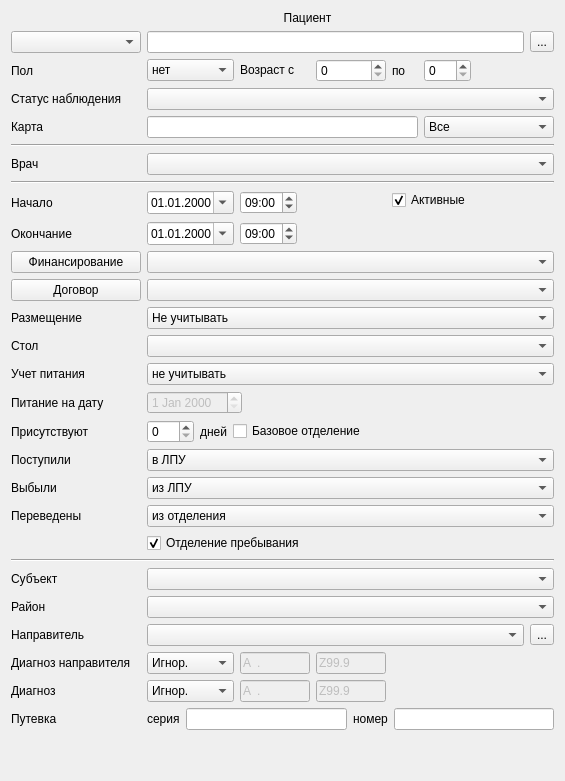
          <widget class="QWidget" name="tabFilterAllParams">
           <attribute name="title">
            <string>Общие параметры</string>
           </attribute>
           <layout class="QGridLayout" name="gridLayout_6">
            <item row="2" column="6">
             <widget class="QSpinBox" name="spbAgeFor">
              <property name="maximum">
               <number>150</number>
              </property>
             </widget>
            </item>
            <item row="13" column="0" colspan="3">
             <widget class="QLabel" name="lblLocationClient">
              <property name="text">
               <string>Размещение</string>
              </property>
             </widget>
            </item>
            <item row="15" column="0" colspan="2">
             <widget class="QLabel" name="lblFeed">
              <property name="text">
               <string>Учет питания</string>
              </property>
             </widget>
            </item>
            <item row="21" column="3" colspan="14">
             <widget class="QCheckBox" name="chkStayOrgStructure">
              <property name="text">
               <string>Отделение пребывания</string>
              </property>
              <property name="checked">
               <bool>true</bool>
              </property>
             </widget>
            </item>
            <item row="4" column="0" colspan="2">
             <widget class="QLabel" name="lblFilterEventId">
              <property name="text">
               <string>Карта</string>
              </property>
             </widget>
            </item>
            <item row="23" column="3" colspan="14">
             <widget class="CKLADRComboBox" name="cmbSrcCity"/>
            </item>
            <item row="5" column="0" colspan="17">
             <widget class="Line" name="line">
              <property name="orientation">
               <enum>Qt::Horizontal</enum>
              </property>
             </widget>
            </item>
            <item row="6" column="0" colspan="2">
             <widget class="QLabel" name="lblPerson">
              <property name="text">
               <string>Врач</string>
              </property>
             </widget>
            </item>
            <item row="3" column="0" colspan="3">
             <widget class="QLabel" name="lblStatusObservation">
              <property name="text">
               <string>Статус наблюдения</string>
              </property>
             </widget>
            </item>
            <item row="11" column="0" colspan="3">
             <widget class="QPushButton" name="btnFinance">
              <property name="text">
               <string>Финансирование</string>
              </property>
              <property name="checked">
               <bool>false</bool>
              </property>
             </widget>
            </item>
            <item row="28" column="0" colspan="2">
             <widget class="QLabel" name="lblMKB">
              <property name="text">
               <string>Диагноз</string>
              </property>
             </widget>
            </item>
            <item row="23" column="0" colspan="2">
             <widget class="QLabel" name="lblSrcCity">
              <property name="text">
               <string>Субъект</string>
              </property>
             </widget>
            </item>
            <item row="30" column="15" colspan="2">
             <spacer name="verticalSpacer_3">
              <property name="orientation">
               <enum>Qt::Vertical</enum>
              </property>
              <property name="sizeHint" stdset="0">
               <size>
                <width>20</width>
                <height>40</height>
               </size>
              </property>
             </spacer>
            </item>
            <item row="29" column="0" colspan="2">
             <widget class="QLabel" name="lblVoucher">
              <property name="text">
               <string>Путевка</string>
              </property>
             </widget>
            </item>
            <item row="25" column="0" colspan="3">
             <widget class="QLabel" name="lblSrcOrg">
              <property name="text">
               <string>Направитель</string>
              </property>
             </widget>
            </item>
            <item row="24" column="0" colspan="2">
             <widget class="QLabel" name="lblSrcRegion">
              <property name="text">
               <string>Район</string>
              </property>
             </widget>
            </item>
            <item row="18" column="0" colspan="2">
             <widget class="QLabel" name="lblReceived">
              <property name="text">
               <string>Поступили</string>
              </property>
             </widget>
            </item>
            <item row="17" column="3" colspan="14">
             <layout class="QHBoxLayout" name="horizontalLayout_7">
              <item>
               <widget class="QSpinBox" name="edtPresenceDayValue">
                <property name="maximum">
                 <number>999</number>
                </property>
               </widget>
              </item>
              <item>
               <widget class="QLabel" name="lblDay">
                <property name="text">
                 <string>дней</string>
                </property>
               </widget>
              </item>
              <item>
               <widget class="QCheckBox" name="chkDefaultOrgStructure">
                <property name="text">
                 <string>Базовое отделение</string>
                </property>
               </widget>
              </item>
              <item>
               <spacer name="horizontalSpacer_2">
                <property name="orientation">
                 <enum>Qt::Horizontal</enum>
                </property>
                <property name="sizeHint" stdset="0">
                 <size>
                  <width>40</width>
                  <height>20</height>
                 </size>
                </property>
               </spacer>
              </item>
             </layout>
            </item>
            <item row="20" column="3" colspan="14">
             <widget class="QComboBox" name="cmbTransfer">
              <item>
               <property name="text">
                <string>из отделения</string>
               </property>
              </item>
              <item>
               <property name="text">
                <string>в отделение</string>
               </property>
              </item>
             </widget>
            </item>
            <item row="19" column="3" colspan="14">
             <widget class="QComboBox" name="cmbLeaved">
              <item>
               <property name="text">
                <string>из ЛПУ</string>
               </property>
              </item>
              <item>
               <property name="text">
                <string>без выписки</string>
               </property>
              </item>
              <item>
               <property name="text">
                <string>из отделений</string>
               </property>
              </item>
              <item>
               <property name="text">
                <string>после госпитализации</string>
               </property>
              </item>
              <item>
               <property name="text">
                <string>без госпитализации</string>
               </property>
              </item>
             </widget>
            </item>
            <item row="18" column="3" colspan="14">
             <widget class="QComboBox" name="cmbReceived">
              <item>
               <property name="text">
                <string>в ЛПУ</string>
               </property>
              </item>
              <item>
               <property name="text">
                <string>в отделение</string>
               </property>
              </item>
              <item>
               <property name="text">
                <string>в приемное отделение</string>
               </property>
              </item>
              <item>
               <property name="text">
                <string>без движения</string>
               </property>
              </item>
              <item>
               <property name="text">
                <string>в амбулаторию</string>
               </property>
              </item>
              <item>
               <property name="text">
                <string>без уточнения</string>
               </property>
              </item>
             </widget>
            </item>
            <item row="8" column="0" rowspan="2" colspan="2">
             <widget class="QLabel" name="lblFilterBegDate">
              <property name="text">
               <string>Начало</string>
              </property>
             </widget>
            </item>
            <item row="12" column="0" colspan="3">
             <widget class="QPushButton" name="btnContract">
              <property name="text">
               <string>Договор</string>
              </property>
             </widget>
            </item>
            <item row="24" column="3" colspan="14">
             <widget class="CKladrOkatoComboBox" name="cmbSrcRegion"/>
            </item>
            <item row="14" column="0" colspan="3">
             <widget class="QLabel" name="lblDiet">
              <property name="text">
               <string>Стол</string>
              </property>
             </widget>
            </item>
            <item row="10" column="0" colspan="2">
             <widget class="QLabel" name="lblFilterEndDate">
              <property name="text">
               <string>Окончание</string>
              </property>
             </widget>
            </item>
            <item row="1" column="0" colspan="3">
             <widget class="CRBComboBox" name="cmbFilterAccountingSystem"/>
            </item>
            <item row="20" column="0" colspan="2">
             <widget class="QLabel" name="lblTransfer">
              <property name="text">
               <string>Переведены</string>
              </property>
             </widget>
            </item>
            <item row="7" column="0" colspan="17">
             <widget class="Line" name="line_2">
              <property name="orientation">
               <enum>Qt::Horizontal</enum>
              </property>
             </widget>
            </item>
            <item row="1" column="16">
             <widget class="QToolButton" name="btnFindClientInfo">
              <property name="text">
               <string>...</string>
              </property>
             </widget>
            </item>
            <item row="2" column="0" colspan="3">
             <widget class="QLabel" name="lblSexPresence">
              <property name="text">
               <string>Пол</string>
              </property>
             </widget>
            </item>
            <item row="11" column="3" colspan="14">
             <widget class="CRBComboBox" name="cmbFinance"/>
            </item>
            <item row="10" column="5" colspan="2">
             <widget class="QTimeEdit" name="edtFilterEndTime">
              <property name="sizePolicy">
               <sizepolicy hsizetype="Maximum" vsizetype="Fixed">
                <horstretch>0</horstretch>
                <verstretch>0</verstretch>
               </sizepolicy>
              </property>
              <property name="time">
               <time>
                <hour>9</hour>
                <minute>0</minute>
                <second>0</second>
               </time>
              </property>
              <property name="displayFormat">
               <string>HH:mm</string>
              </property>
             </widget>
            </item>
            <item row="17" column="0" colspan="2">
             <widget class="QLabel" name="lblPresenceDay">
              <property name="text">
               <string>Присутствуют</string>
              </property>
             </widget>
            </item>
            <item row="8" column="5" rowspan="2" colspan="2">
             <widget class="QTimeEdit" name="edtFilterBegTime">
              <property name="sizePolicy">
               <sizepolicy hsizetype="Maximum" vsizetype="Fixed">
                <horstretch>0</horstretch>
                <verstretch>0</verstretch>
               </sizepolicy>
              </property>
              <property name="time">
               <time>
                <hour>9</hour>
                <minute>0</minute>
                <second>0</second>
               </time>
              </property>
              <property name="displayFormat">
               <string>HH:mm</string>
              </property>
             </widget>
            </item>
            <item row="2" column="5">
             <widget class="QLabel" name="lblAgePresence">
              <property name="sizePolicy">
               <sizepolicy hsizetype="Minimum" vsizetype="Fixed">
                <horstretch>0</horstretch>
                <verstretch>0</verstretch>
               </sizepolicy>
              </property>
              <property name="text">
               <string>Возраст с</string>
              </property>
             </widget>
            </item>
            <item row="12" column="3" colspan="14">
             <widget class="CARMSContractTreeFindComboBox" name="cmbContract"/>
            </item>
            <item row="16" column="3" colspan="14">
             <layout class="QHBoxLayout" name="horizontalLayout_4">
              <item>
               <widget class="CDateEdit" name="edtDateFeed">
                <property name="enabled">
                 <bool>false</bool>
                </property>
               </widget>
              </item>
              <item>
               <spacer name="horizontalSpacer_5">
                <property name="orientation">
                 <enum>Qt::Horizontal</enum>
                </property>
                <property name="sizeHint" stdset="0">
                 <size>
                  <width>40</width>
                  <height>20</height>
                 </size>
                </property>
               </spacer>
              </item>
             </layout>
            </item>
            <item row="3" column="3" colspan="14">
             <widget class="CRBComboBox" name="cmbStatusObservation"/>
            </item>
            <item row="1" column="3" colspan="13">
             <widget class="QLineEdit" name="edtFilterClientId"/>
            </item>
            <item row="14" column="3" colspan="14">
             <widget class="CRBComboBox" name="cmbFilterDiet"/>
            </item>
            <item row="6" column="3" colspan="14">
             <widget class="CPersonComboBoxEx" name="cmbPerson">
              <property name="sizePolicy">
               <sizepolicy hsizetype="Preferred" vsizetype="Preferred">
                <horstretch>0</horstretch>
                <verstretch>0</verstretch>
               </sizepolicy>
              </property>
             </widget>
            </item>
            <item row="8" column="3" rowspan="2" colspan="2">
             <widget class="CDateEdit" name="edtFilterBegDate">
              <property name="displayFormat">
               <string>dd.MM.yyyy</string>
              </property>
              <property name="calendarPopup">
               <bool>true</bool>
              </property>
             </widget>
            </item>
            <item row="2" column="3" colspan="2">
             <widget class="QComboBox" name="cmbSex">
              <property name="sizePolicy">
               <sizepolicy hsizetype="Minimum" vsizetype="Fixed">
                <horstretch>0</horstretch>
                <verstretch>0</verstretch>
               </sizepolicy>
              </property>
              <item>
               <property name="text">
                <string>нет</string>
               </property>
              </item>
              <item>
               <property name="text">
                <string>М</string>
               </property>
              </item>
              <item>
               <property name="text">
                <string>Ж</string>
               </property>
              </item>
             </widget>
            </item>
            <item row="13" column="3" colspan="14">
             <widget class="QComboBox" name="cmbLocationClient">
              <item>
               <property name="text">
                <string>Не учитывать</string>
               </property>
              </item>
              <item>
               <property name="text">
                <string>Да</string>
               </property>
              </item>
              <item>
               <property name="text">
                <string>Нет</string>
               </property>
              </item>
             </widget>
            </item>
            <item row="15" column="3" colspan="14">
             <widget class="QComboBox" name="cmbFeed">
              <item>
               <property name="text">
                <string>не учитывать</string>
               </property>
              </item>
              <item>
               <property name="text">
                <string>не назначено</string>
               </property>
              </item>
              <item>
               <property name="text">
                <string>назначено</string>
               </property>
              </item>
              <item>
               <property name="text">
                <string>отказ от питания</string>
               </property>
              </item>
              <item>
               <property name="text">
                <string>учитывать</string>
               </property>
              </item>
             </widget>
            </item>
            <item row="19" column="0" colspan="2">
             <widget class="QLabel" name="lblLeaved">
              <property name="text">
               <string>Выбыли</string>
              </property>
             </widget>
            </item>
            <item row="16" column="0" colspan="2">
             <widget class="QLabel" name="lblDateFeed">
              <property name="text">
               <string>Питание на дату</string>
              </property>
             </widget>
            </item>
            <item row="0" column="1" colspan="16">
             <widget class="QLabel" name="lblClient">
              <property name="text">
               <string>Пациент</string>
              </property>
              <property name="alignment">
               <set>Qt::AlignCenter</set>
              </property>
             </widget>
            </item>
            <item row="10" column="3" colspan="2">
             <widget class="CDateEdit" name="edtFilterEndDate">
              <property name="sizePolicy">
               <sizepolicy hsizetype="Maximum" vsizetype="Fixed">
                <horstretch>0</horstretch>
                <verstretch>0</verstretch>
               </sizepolicy>
              </property>
              <property name="displayFormat">
               <string>dd.MM.yyyy</string>
              </property>
              <property name="calendarPopup">
               <bool>true</bool>
              </property>
             </widget>
            </item>
            <item row="26" column="0" colspan="3">
             <widget class="QLabel" name="lblSrcMKB">
              <property name="text">
               <string>Диагноз направителя</string>
              </property>
             </widget>
            </item>
            <item row="28" column="5">
             <widget class="CICDCodeEdit" name="edtMKBFrom">
              <property name="enabled">
               <bool>false</bool>
              </property>
              <property name="sizePolicy">
               <sizepolicy hsizetype="Fixed" vsizetype="Fixed">
                <horstretch>0</horstretch>
                <verstretch>0</verstretch>
               </sizepolicy>
              </property>
              <property name="maximumSize">
               <size>
                <width>70</width>
                <height>16777215</height>
               </size>
              </property>
              <property name="inputMask">
               <string>a00.00; </string>
              </property>
              <property name="text">
               <string>A.</string>
              </property>
              <property name="maxLength">
               <number>6</number>
              </property>
             </widget>
            </item>
            <item row="4" column="8" colspan="9">
             <widget class="QComboBox" name="cmbEventClosedType">
              <property name="sizeAdjustPolicy">
               <enum>QComboBox::AdjustToContents</enum>
              </property>
              <item>
               <property name="text">
                <string>Все</string>
               </property>
              </item>
              <item>
               <property name="text">
                <string>Только закрытые</string>
               </property>
              </item>
              <item>
               <property name="text">
                <string>Только открытые</string>
               </property>
              </item>
             </widget>
            </item>
            <item row="28" column="3" colspan="2">
             <widget class="QComboBox" name="cmbMKBFilter">
              <item>
               <property name="text">
                <string>Игнор.</string>
               </property>
              </item>
              <item>
               <property name="text">
                <string>Интервал</string>
               </property>
              </item>
             </widget>
            </item>
            <item row="25" column="3" colspan="14">
             <layout class="QHBoxLayout" name="horizontalLayout_5">
              <item>
               <widget class="CPolyclinicComboBox" name="cmbSrcOrg"/>
              </item>
              <item>
               <widget class="QToolButton" name="btnSelectSrcOrg">
                <property name="text">
                 <string>...</string>
                </property>
               </widget>
              </item>
             </layout>
            </item>
            <item row="26" column="6">
             <widget class="CICDCodeEdit" name="edtSrcMKBTo">
              <property name="enabled">
               <bool>false</bool>
              </property>
              <property name="sizePolicy">
               <sizepolicy hsizetype="Fixed" vsizetype="Fixed">
                <horstretch>0</horstretch>
                <verstretch>0</verstretch>
               </sizepolicy>
              </property>
              <property name="maximumSize">
               <size>
                <width>70</width>
                <height>16777215</height>
               </size>
              </property>
              <property name="inputMask">
               <string>a00.00; </string>
              </property>
              <property name="text">
               <string>Z99.9</string>
              </property>
              <property name="maxLength">
               <number>6</number>
              </property>
             </widget>
            </item>
            <item row="28" column="6">
             <widget class="CICDCodeEdit" name="edtMKBTo">
              <property name="enabled">
               <bool>false</bool>
              </property>
              <property name="sizePolicy">
               <sizepolicy hsizetype="Fixed" vsizetype="Fixed">
                <horstretch>0</horstretch>
                <verstretch>0</verstretch>
               </sizepolicy>
              </property>
              <property name="maximumSize">
               <size>
                <width>70</width>
                <height>16777215</height>
               </size>
              </property>
              <property name="inputMask">
               <string>a00.00; </string>
              </property>
              <property name="text">
               <string>Z99.9</string>
              </property>
              <property name="maxLength">
               <number>6</number>
              </property>
             </widget>
            </item>
            <item row="22" column="0" colspan="17">
             <widget class="Line" name="line_6">
              <property name="orientation">
               <enum>Qt::Horizontal</enum>
              </property>
             </widget>
            </item>
            <item row="26" column="3" colspan="2">
             <widget class="QComboBox" name="cmbSrcMKBFilter">
              <item>
               <property name="text">
                <string>Игнор.</string>
               </property>
              </item>
              <item>
               <property name="text">
                <string>Интервал</string>
               </property>
              </item>
             </widget>
            </item>
            <item row="26" column="5">
             <widget class="CICDCodeEdit" name="edtSrcMKBFrom">
              <property name="enabled">
               <bool>false</bool>
              </property>
              <property name="sizePolicy">
               <sizepolicy hsizetype="Fixed" vsizetype="Fixed">
                <horstretch>0</horstretch>
                <verstretch>0</verstretch>
               </sizepolicy>
              </property>
              <property name="maximumSize">
               <size>
                <width>70</width>
                <height>16777215</height>
               </size>
              </property>
              <property name="inputMask">
               <string>a00.00; </string>
              </property>
              <property name="text">
               <string>A.</string>
              </property>
              <property name="maxLength">
               <number>6</number>
              </property>
             </widget>
            </item>
            <item row="29" column="3" colspan="14">
             <layout class="QHBoxLayout" name="horizontalLayout_6">
              <item>
               <widget class="QLabel" name="lblVoucherSerial">
                <property name="text">
                 <string>серия</string>
                </property>
               </widget>
              </item>
              <item>
               <widget class="QLineEdit" name="edtVoucherSerial"/>
              </item>
              <item>
               <widget class="QLabel" name="lblVoucherNumber">
                <property name="text">
                 <string>номер</string>
                </property>
               </widget>
              </item>
              <item>
               <widget class="QLineEdit" name="edtVoucherNumber">
                <property name="inputMask">
                 <string>999999999999999; </string>
                </property>
               </widget>
              </item>
             </layout>
            </item>
            <item row="2" column="9" colspan="8">
             <spacer name="horizontalSpacer_7">
              <property name="orientation">
               <enum>Qt::Horizontal</enum>
              </property>
              <property name="sizeHint" stdset="0">
               <size>
                <width>40</width>
                <height>20</height>
               </size>
              </property>
             </spacer>
            </item>
            <item row="2" column="7">
             <widget class="QLabel" name="label_2">
              <property name="text">
               <string>по</string>
              </property>
             </widget>
            </item>
            <item row="2" column="8">
             <widget class="QSpinBox" name="spbAgeTo">
              <property name="minimum">
               <number>0</number>
              </property>
              <property name="maximum">
               <number>150</number>
              </property>
             </widget>
            </item>
            <item row="8" column="7" colspan="2">
             <widget class="QCheckBox" name="chkPresenceActionActiviti">
              <property name="toolTip">
               <string>При выборе данного параметра отображаются только открытые Действия Движения</string>
              </property>
              <property name="text">
               <string>Активные</string>
              </property>
              <property name="checked">
               <bool>true</bool>
              </property>
             </widget>
            </item>
            <item row="10" column="7" colspan="10">
             <spacer name="horizontalSpacer_4">
              <property name="orientation">
               <enum>Qt::Horizontal</enum>
              </property>
              <property name="sizeHint" stdset="0">
               <size>
                <width>162</width>
                <height>21</height>
               </size>
              </property>
             </spacer>
            </item>
            <item row="4" column="3" colspan="5">
             <widget class="QLineEdit" name="edtFilterEventId"/>
            </item>
           </layout>
          </widget>
